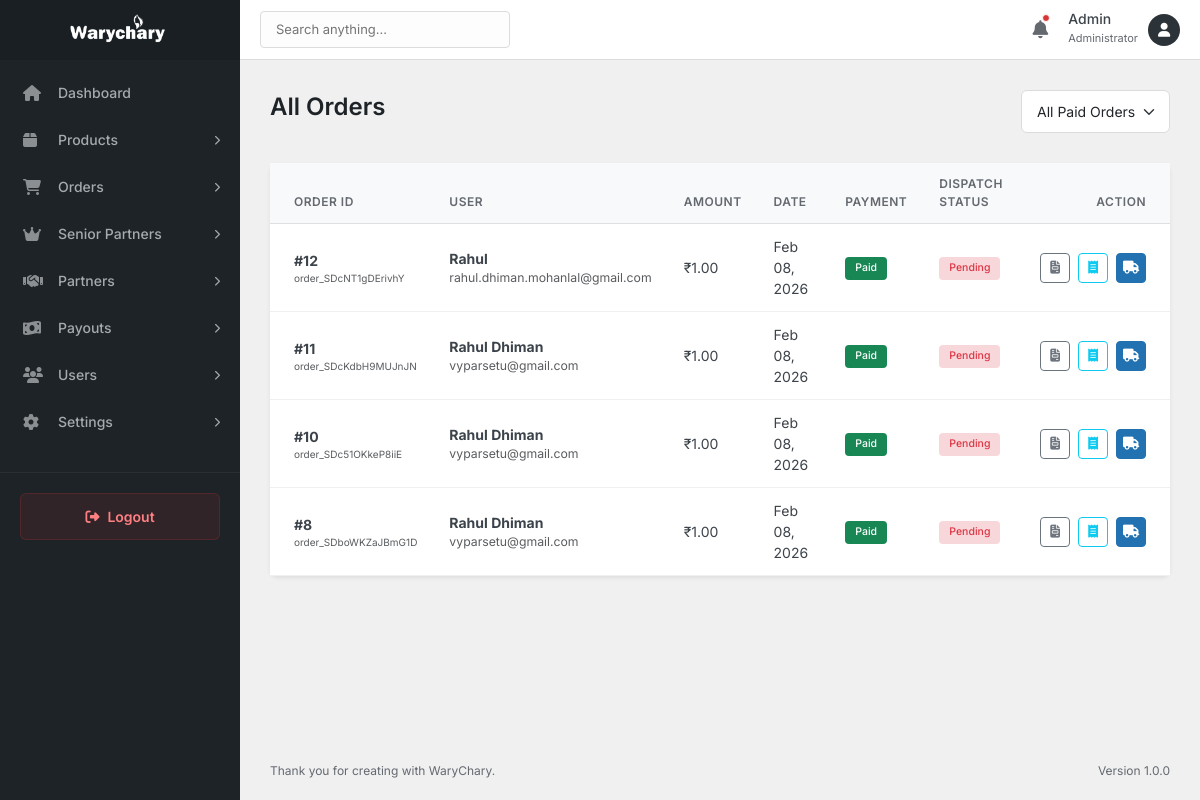
The page /admin/orders/index.php (signed in) on the database as committed earlier.
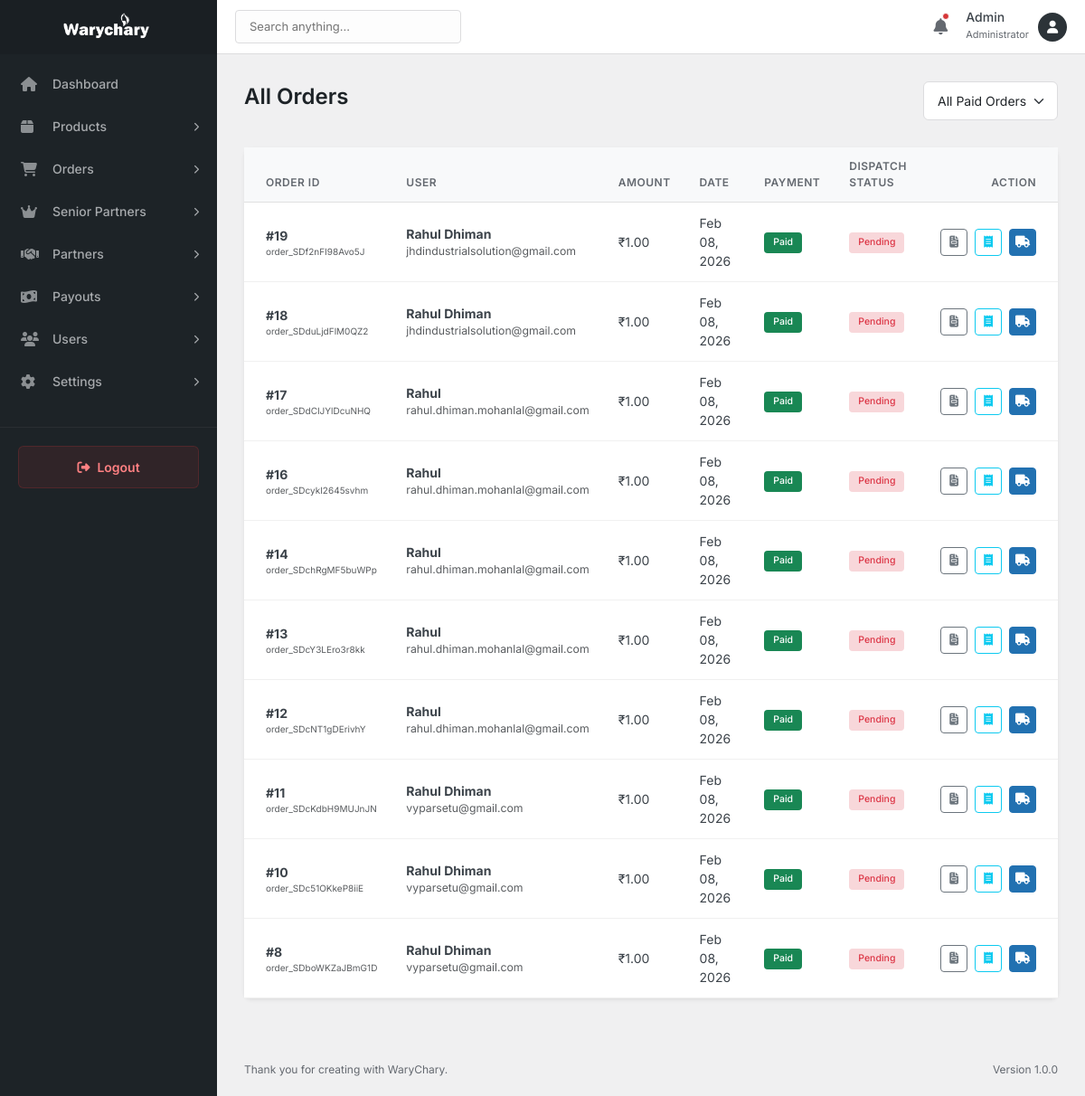
The same page on the database as committed later.
### tables this page shows
CREATE TABLE `orders` (
  `id` int(11) NOT NULL,
  `order_id` varchar(50) NOT NULL,
  `user_id` int(11) DEFAULT NULL,
  `customer_name` varchar(100) NOT NULL,
  `customer_email` varchar(100) NOT NULL,
  `customer_mobile` varchar(20) NOT NULL,
  `shipping_address` text NOT NULL,
  `shipping_city` varchar(100) NOT NULL,
  `shipping_state` varchar(100) NOT NULL,
  `shipping_pincode` varchar(20) NOT NULL,
  `total_amount` decimal(10,2) NOT NULL,
  `payment_status` enum('pending','paid','failed') DEFAULT 'pending',
  `payment_id` varchar(100) DEFAULT NULL,
  `partner_id` int(11) DEFAULT NULL,
  `senior_partner_id` int(11) DEFAULT NULL,
  `created_at` timestamp NULL DEFAULT current_timestamp(),
  `updated_at` timestamp NULL DEFAULT current_timestamp() ON UPDATE current_timestamp()
);

CREATE TABLE `users` (
  `id` int(11) NOT NULL,
  `partner_id` int(11) DEFAULT NULL,
  `name` varchar(255) NOT NULL,
  `email` varchar(255) NOT NULL,
  `mobile` varchar(20) NOT NULL,
  `gender` enum('Male','Female','Other') NOT NULL,
  `image` varchar(255) DEFAULT NULL,
  `state` varchar(100) NOT NULL,
  `city` varchar(100) NOT NULL,
  `pincode` varchar(20) NOT NULL,
  `address` text NOT NULL,
  `password` varchar(255) NOT NULL,
  `status` enum('active','inactive') DEFAULT 'active',
  `created_at` timestamp NULL DEFAULT current_timestamp(),
  `updated_at` timestamp NULL DEFAULT current_timestamp() ON UPDATE current_timestamp()
);

### admin/orders/index.php (the view, shortened to what the changed rows need)
<?php
include_once '../includes/header.php';
$database = new Database();
$db = $database->getConnection();
$limit = 10;
$page_num = isset($_GET['page']) ? (int)$_GET['page'] : 1;
$offset = ($page_num - 1) * $limit;
$filter_status = isset($_GET['status']) ? $_GET['status'] : '';
$where_clauses = ["1=1"];
if ($filter_status == 'captured') {
    $where_clauses[] = "payment_status IN ('captured', 'paid', 'success') AND dispatched_date IS NULL";
} elseif ($filter_status == 'completed') {
    $where_clauses[] = "dispatched_date IS NOT NULL";
} elseif ($filter_status == 'pending_payment') {
    $where_clauses[] = "payment_status NOT IN ('captured', 'paid', 'success')";
} else {
    $where_clauses[] = "payment_status IN ('captured', 'paid', 'success')";
}
$where_sql = implode(' AND ', $where_clauses);
$sql = "SELECT o.*, u.name as user_name, u.email as user_email
        FROM orders o
        LEFT JOIN users u ON o.user_id = u.id
        WHERE $where_sql
        ORDER BY o.created_at DESC
        LIMIT :limit OFFSET :offset";
$stmt = $db->prepare($sql);
$stmt->bindValue(':limit', $limit, PDO::PARAM_INT);
$stmt->bindValue(':offset', $offset, PDO::PARAM_INT);
$stmt->execute();
$orders = $stmt->fetchAll(PDO::FETCH_ASSOC);
?>
<div class="page-header d-flex justify-content-between align-items-center">
    <h1 class="page-title">All Orders</h1>
</div>
<div class="card border-0 shadow-sm">
    <div class="card-body p-0">
        <div class="table-responsive">
            <table class="table table-hover align-middle mb-0">
                <thead class="bg-light">
                    <tr>
                        <th class="ps-4">Order ID</th>
                        <th>User</th>
                        <th>Amount</th>
                        <th>Date</th>
                        <th>Payment</th>
                        <th>Dispatch Status</th>
                        <th class="text-end pe-4">Action</th>
                    </tr>
                </thead>
                <tbody>
                    <?php if (count($orders) > 0): ?>
                        <?php foreach ($orders as $order): ?>
                            <?php
                                $is_paid = in_array(strtolower($order['payment_status']), ['captured', 'paid', 'success']);
                                $is_dispatched = !empty($order['dispatched_date']);
                            ?>
                            <tr class="<?php echo $is_dispatched ? 'table-success' : ''; ?>">
                                <td class="ps-4 fw-bold">
                                    #<?php echo htmlspecialchars($order['id']); ?>
                                    <div class="small text-muted fw-normal" style="font-size: 10px;"><?php echo htmlspecialchars($order['order_id']); ?></div>
                                </td>
                                <td>
                                    <div class="d-flex flex-column">
                                        <span class="fw-bold"><?php echo htmlspecialchars($order['user_name']); ?></span>
                                        <small class="text-muted"><?php echo htmlspecialchars($order['user_email']); ?></small>
                                    </div>
                                </td>
                                <td>₹<?php echo number_format($order['total_amount'], 2); ?></td>
                                <td><?php echo date('M d, Y', strtotime($order['created_at'])); ?></td>
                                <td>
                                    <?php if ($is_paid): ?>
                                        <span class="badge bg-success text-white">Paid</span>
                                    <?php else: ?>
                                        <span class="badge bg-warning text-dark"><?php echo ucfirst($order['payment_status']); ?></span>
                                    <?php endif; ?>
                                </td>
                                <td>
                                    <?php if ($is_dispatched): ?>
                                        <span class="badge bg-success">Dispatched</span>
                                    <?php elseif ($is_paid): ?>
                                        <span class="badge bg-danger-subtle text-danger">Pending</span>
                                    <?php else: ?>
                                        <span class="text-muted">-</span>
                                    <?php endif; ?>
                                </td>
                                <td class="text-end pe-4">
                                    <div class="d-flex gap-2 justify-content-end">
                                        <?php if ($is_paid): ?>
                                            <a href="download-invoice.php?id=<?php echo $order['id']; ?>" class="btn btn-sm btn-outline-secondary btn-icon" title="Download Invoice" target="_blank">
                                                <i class="fas fa-file-invoice"></i>
                                            </a>
                                        <?php endif; ?>
                                        <?php if ($is_paid): ?>
                                             <a href="courier-receipt.php?id=<?php echo $order['id']; ?>" class="btn btn-sm btn-outline-info btn-icon" title="Courier Receipt" target="_blank">
                                                <i class="fas fa-receipt"></i>
                                            </a>
                                        <?php endif; ?>
                                        <?php if ($is_paid && !$is_dispatched): ?>
                                            <a href="pending-orders.php" class="btn btn-sm btn-primary btn-icon" title="Dispatch Order">
                                                <i class="fas fa-truck"></i>
                                            </a>
                                        <?php endif; ?>
                                    </div>
                                </td>
                            </tr>
                        <?php endforeach; ?>
                    <?php else: ?>
                        <tr>
                            <td colspan="7" class="text-center py-4 text-muted">No orders found.</td>
                        </tr>
                    <?php endif; ?>
                </tbody>
            </table>
        </div>
    </div>
</div>
<?php include_once '../includes/footer.php'; ?>

Rows that differ between the two databases and show on the page:
added orders: id "19", order "order_SDf2nFI98Avo5J", user.name "Rahul Dhiman", user.email "jhdindustrialsolution@gmail.com", total_amount "1.00", created_at "Feb 08, 2026", payment_status "Paid"
added orders: id "18", order "order_SDduLjdFlM0QZ2", user.name "Rahul Dhiman", user.email "jhdindustrialsolution@gmail.com", total_amount "1.00", created_at "Feb 08, 2026", payment_status "Paid"
added orders: id "17", order "order_SDdCIJYlDcuNHQ", user.name "Rahul", user.email "rahul.dhiman.mohanlal@gmail.com", total_amount "1.00", created_at "Feb 08, 2026", payment_status "Paid"
added orders: id "16", order "order_SDcykI2645svhm", user.name "Rahul", user.email "rahul.dhiman.mohanlal@gmail.com", total_amount "1.00", created_at "Feb 08, 2026", payment_status "Paid"
added orders: id "14", order "order_SDchRgMF5buWPp", user.name "Rahul", user.email "rahul.dhiman.mohanlal@gmail.com", total_amount "1.00", created_at "Feb 08, 2026", payment_status "Paid"
added orders: id "13", order "order_SDcY3LEro3r8kk", user.name "Rahul", user.email "rahul.dhiman.mohanlal@gmail.com", total_amount "1.00", created_at "Feb 08, 2026", payment_status "Paid"
